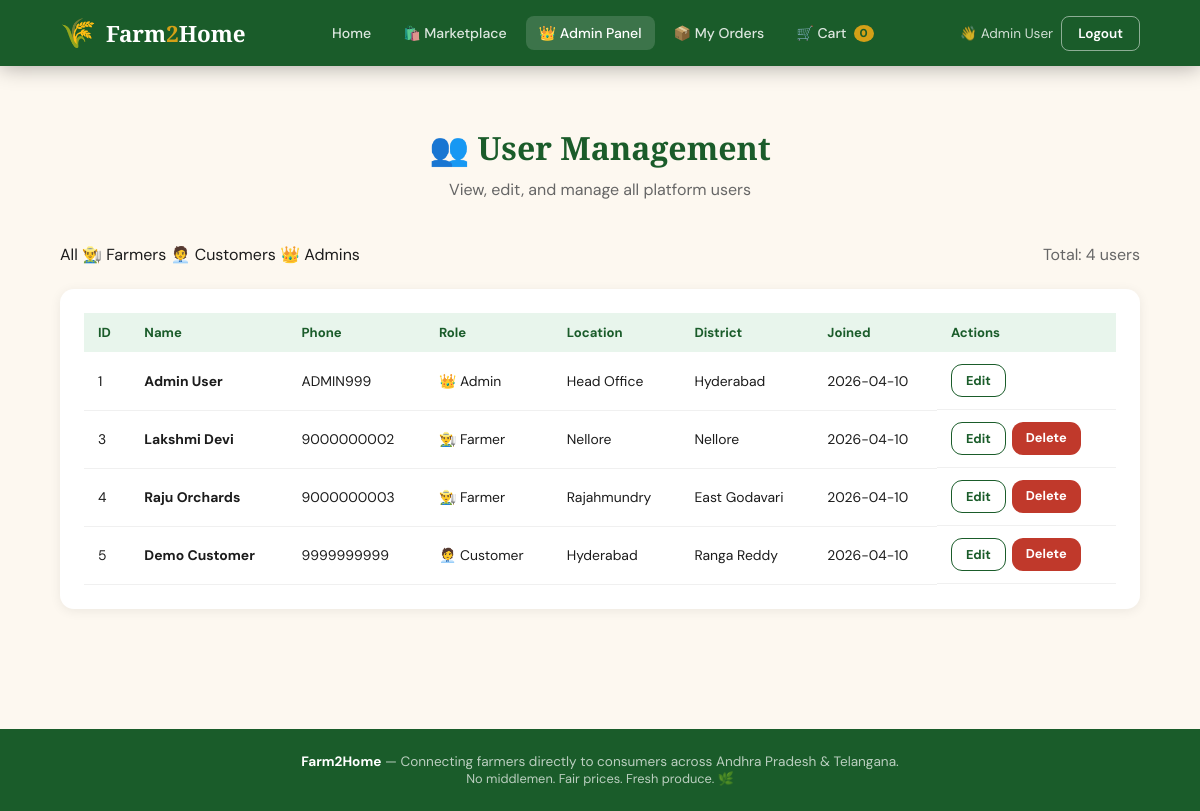
Page /admin/users (signed in) on the committed database.
### tables this page shows
CREATE TABLE users (
        id INTEGER PRIMARY KEY AUTOINCREMENT,
        name TEXT NOT NULL,
        phone TEXT UNIQUE NOT NULL,
        password TEXT NOT NULL,
        role TEXT NOT NULL DEFAULT 'customer',
        location TEXT,
        district TEXT,
        language TEXT DEFAULT 'English',
        bank_account TEXT,
        ifsc TEXT,
        created_at TEXT DEFAULT CURRENT_TIMESTAMP
    );

### app.py (the view)
@app.route('/admin/users')
@admin_required
def admin_users():
    conn = get_db()
    role_filter = request.args.get('role', 'all')
    if role_filter == 'all':
        users = conn.execute("SELECT * FROM users ORDER BY created_at DESC").fetchall()
    else:
        users = conn.execute("SELECT * FROM users WHERE role=? ORDER BY created_at DESC", (role_filter,)).fetchall()
    conn.close()
    return render_template('admin_users.html', users=users, role_filter=role_filter)

### app.py (called while the page is built)
def get_db():
    conn = sqlite3.connect(DB_PATH)
    conn.row_factory = sqlite3.Row
    return conn

def admin_required(f):
    @wraps(f)
    def decorated(*args, **kwargs):
        if 'user_id' not in session:
            return redirect(url_for('login'))
        if session.get('role') != 'admin':
            flash('Access denied. Admin privileges required.', 'danger')
            return redirect(url_for('index'))
        return f(*args, **kwargs)
    return decorated

### templates/admin_users.html (shortened to what this page needs)
{% extends 'base.html' %}
{% block content %}
<section class="section">
  <div class="section-header">
    <h2>👥 User Management</h2>
    <p>View, edit, and manage all platform users</p>
  </div>
  <div style="display:flex;justify-content:space-between;align-items:center;margin-bottom:24px;flex-wrap:wrap;gap:12px;">
    <div class="filter-row">
      <a href="{{ url_for('admin_users', role='all') }}" class="filter-pill {% if role_filter=='all' %}active{% endif %}">All</a>
      <a href="{{ url_for('admin_users', role='farmer') }}" class="filter-pill {% if role_filter=='farmer' %}active{% endif %}">👨‍🌾 Farmers</a>
      <a href="{{ url_for('admin_users', role='customer') }}" class="filter-pill {% if role_filter=='customer' %}active{% endif %}">🧑‍💼 Customers</a>
      <a href="{{ url_for('admin_users', role='admin') }}" class="filter-pill {% if role_filter=='admin' %}active{% endif %}">👑 Admins</a>
    </div>
    <div style="color:var(--muted);">Total: {{ users|length }} users</div>
  </div>
  <div class="card">
    <div class="table-wrap">
      <table>
        <thead>
          <tr><th>ID</th><th>Name</th><th>Phone</th><th>Role</th><th>Location</th><th>District</th><th>Joined</th><th>Actions</th></tr>
        </thead>
        <tbody>
          {% for user in users %}
          <tr>
            <td>{{ user.id }}</td>
            <td><strong>{{ user.name }}</strong></td>
            <td>{{ user.phone }}</td>
            <td>{% if user.role == 'admin' %}👑 Admin{% elif user.role == 'farmer' %}👨‍🌾 Farmer{% else %}🧑‍💼 Customer{% endif %}</td>
            <td>{{ user.location or '-' }}</td>
            <td>{{ user.district or '-' }}</td>
            <td>{{ user.created_at[:10] }}</td>
            <td style="display:flex;gap:6px;">
              <a href="{{ url_for('admin_edit_user', user_id=user.id) }}" class="btn btn-outline btn-sm">Edit</a>
              {% if user.id != session.user_id %}
              <a href="{{ url_for('admin_delete_user', user_id=user.id) }}" class="btn btn-red btn-sm" onclick="return confirm('Delete this user? This action cannot be undone.')">Delete</a>
              {% endif %}
            </td>
          </tr>
          {% endfor %}
        </tbody>
      </table>
    </div>
  </div>
</section>
{% endblock %}

### templates/base.html (shortened to what this page needs)
<!DOCTYPE html>
<html lang="en">
<head>
</head>
<body>
<nav>
  <a class="logo" href="{{ url_for('index') }}">
    <span class="logo-icon">🌾</span>
    <span class="logo-text">Farm<span>2</span>Home</span>
  </a>
  <ul>
    <li><a href="{{ url_for('index') }}" {% if request.endpoint=='index' %}class="active-link"{% endif %}>Home</a></li>
    <li><a href="{{ url_for('marketplace') }}" {% if request.endpoint=='marketplace' %}class="active-link"{% endif %}>🛍️ Marketplace</a></li>
{% if session.role == 'admin' %}
<li><a href="{{ url_for('admin_dashboard') }}" {% if 'admin' in request.endpoint %}class="active-link"{% endif %}>👑 Admin Panel</a></li>
{% endif %}
    {% if session.role == 'farmer' %}
    <li><a href="{{ url_for('farmer_dashboard') }}" {% if 'farmer' in request.endpoint %}class="active-link"{% endif %}>👨‍🌾 My Dashboard</a></li>
    {% else %}
    <li><a href="{{ url_for('my_orders') }}" {% if request.endpoint=='my_orders' %}class="active-link"{% endif %}>📦 My Orders</a></li>
    {% endif %}
    {% if session.user_id %}
    <li>
      <a href="{{ url_for('cart') }}" {% if request.endpoint=='cart' %}class="active-link"{% endif %}>
        🛒 Cart<span class="cart-badge" id="cart-count">0</span>
      </a>
    </li>
    {% endif %}
  </ul>
  <div class="nav-actions">
    {% if session.user_id %}
      <span style="color:rgba(255,255,255,.8);font-size:.85rem;">👋 {{ session.name }}</span>
      <a href="{{ url_for('logout') }}" class="btn-nav btn-login">Logout</a>
    {% else %}
      <a href="{{ url_for('login') }}" class="btn-nav btn-login">Login</a>
      <a href="{{ url_for('register') }}" class="btn-nav btn-signup">Sign Up</a>
    {% endif %}
  </div>
</nav>
{% block content %}{% endblock %}
<footer>
  <strong>Farm2Home</strong> — Connecting farmers directly to consumers across Andhra Pradesh & Telangana.<br/>
  <span style="font-size:.8rem;">No middlemen. Fair prices. Fresh produce. 🌿</span>
</footer>
</body>
</html>

### templates/base.html (style rules this page uses)
:root { --green:#1a5c2a;--green-light:#2d8a45;--green-pale:#e8f5ec; --earth:#7a4f2d;--cream:#fdf8f0;--gold:#d4a017;--red:#c0392b; --text:#1c1c1c;--muted:#666;--white:#fff; --radius:14px;--shadow:0 8px 32px rgba(0,0,0,.12); }
* { margin:0;padding:0;box-sizing:border-box; }
body { font-family:'DM Sans',sans-serif;background:var(--cream);color:var(--text); }
a { text-decoration:none;color:inherit; }
nav { background:var(--green);padding:0 5%;display:flex;align-items:center;justify-content:space-between;position:sticky;top:0;z-index:999;box-shadow:0 2px 20px rgba(0,0,0,.3); }
.logo { display:flex;align-items:center;gap:10px;padding:14px 0; }
.logo-icon { font-size:1.8rem; }
.logo-text { color:#fff;font-family:'Playfair Display',serif;font-size:1.4rem;font-weight:900; }
.logo-text span { color:var(--gold); }
nav ul { display:flex;gap:6px;list-style:none; }
nav ul li a { color:rgba(255,255,255,.85);padding:8px 13px;border-radius:8px;font-size:.88rem;font-weight:500;transition:.2s;display:flex;align-items:center;gap:5px; }
nav ul li a:hover, nav ul li a.active-link { background:rgba(255,255,255,.15);color:#fff; }
.nav-actions { display:flex;gap:8px;align-items:center; }
.btn-nav { padding:8px 16px;border-radius:8px;border:none;cursor:pointer;font-family:'DM Sans',sans-serif;font-weight:600;font-size:.85rem;transition:.2s; }
.btn-login { background:transparent;border:1.5px solid rgba(255,255,255,.5);color:#fff; }
.cart-badge { background:var(--gold);color:var(--green);border-radius:50%;padding:1px 6px;font-size:.72rem;font-weight:800;margin-left:2px; }
.btn { display:inline-block;padding:11px 22px;border-radius:11px;border:none;cursor:pointer;font-family:'DM Sans',sans-serif;font-weight:700;font-size:.9rem;transition:.2s; }
.btn-outline { background:transparent;border:1.5px solid var(--green);color:var(--green); }
.btn-red { background:var(--red);color:#fff; }
.btn-sm { padding:7px 14px;font-size:.8rem; }
.card { background:#fff;border-radius:var(--radius);box-shadow:0 2px 12px rgba(0,0,0,.07);padding:24px; }
.table-wrap { overflow-x:auto; }
table { width:100%;border-collapse:collapse; }
th { background:var(--green-pale);color:var(--green);padding:11px 14px;text-align:left;font-size:.82rem;font-weight:700; }
td { padding:12px 14px;border-bottom:1px solid #f0f0f0;font-size:.87rem; }
footer { background:var(--green);color:rgba(255,255,255,.7);text-align:center;padding:24px 5%;font-size:.85rem;margin-top:60px; }
footer strong { color:#fff; }
.section { padding:60px 5%; }
.section-header { text-align:center;margin-bottom:44px; }
.section-header h2 { font-family:'Playfair Display',serif;font-size:2rem;color:var(--green);margin-bottom:10px; }
.section-header p { color:var(--muted);max-width:500px;margin:0 auto; }

### rows in the picture
users: name "Admin User", id "1", phone "ADMIN999", role "👑 Admin", location "Head Office", district "Hyderabad", created_at "2026-04-10"
users: id "3", name "Lakshmi Devi", phone "9000000002", role "👨‍🌾 Farmer", location "Nellore", district "Nellore", created_at "2026-04-10"
users: id "4", name "Raju Orchards", phone "9000000003", role "👨‍🌾 Farmer", location "Rajahmundry", district "East Godavari", created_at "2026-04-10"
users: id "5", name "Demo Customer", phone "9999999999", role "🧑‍💼 Customer", location "Hyderabad", district "Ranga Reddy", created_at "2026-04-10"

### other values in the picture
{{ users|length }} "4"
